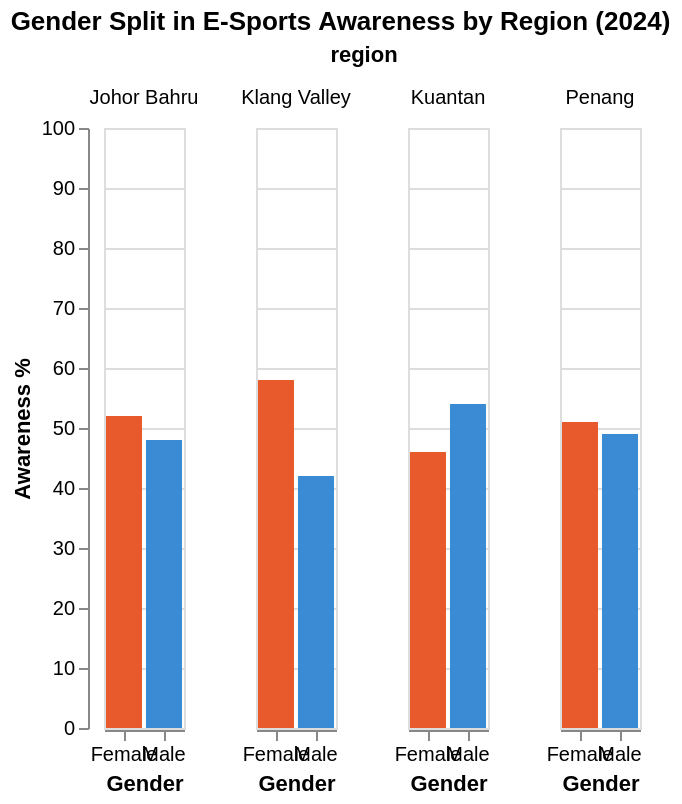

This figure's Vega-Lite source:
### Vega-Lite specification from a JSON file in a GitHub repository (floating-point values rounded to 4 significant figures)
{"$schema": "https://vega.github.io/schema/vega-lite/v5.json", "title": "Gender Split in E-Sports Awareness by Region (2024)", "data": {"values": [{"region": "Klang Valley", "gender": "Male", "awareness": 42}, {"region": "Klang Valley", "gender": "Female", "awareness": 58}, {"region": "Johor Bahru", "gender": "Male", "awareness": 48}, {"region": "Johor Bahru", "gender": "Female", "awareness": 52}, {"region": "Penang", "gender": "Male", "awareness": 49}, {"region": "Penang", "gender": "Female", "awareness": 51}, {"region": "Kuantan", "gender": "Male", "awareness": 54}, {"region": "Kuantan", "gender": "Female", "awareness": 46}]}, "width": 150, "height": 150, "facet": {"field": "region", "type": "nominal", "columns": 2}, "spec": {"mark": "bar", "encoding": {"x": {"field": "gender", "type": "nominal", "title": "Gender", "axis": {"labelAngle": 0}}, "y": {"field": "awareness", "type": "quantitative", "title": "Awareness %", "scale": {"domain": [0, 100]}}, "color": {"field": "gender", "type": "nominal", "scale": {"domain": ["Male", "Female"], "range": ["#3B8BD4", "#E85A2C"]}, "legend": false}, "tooltip": [{"field": "region", "type": "nominal", "title": "Region"}, {"field": "gender", "type": "nominal", "title": "Gender"}, {"field": "awareness", "type": "quantitative", "title": "Awareness %"}]}}}
